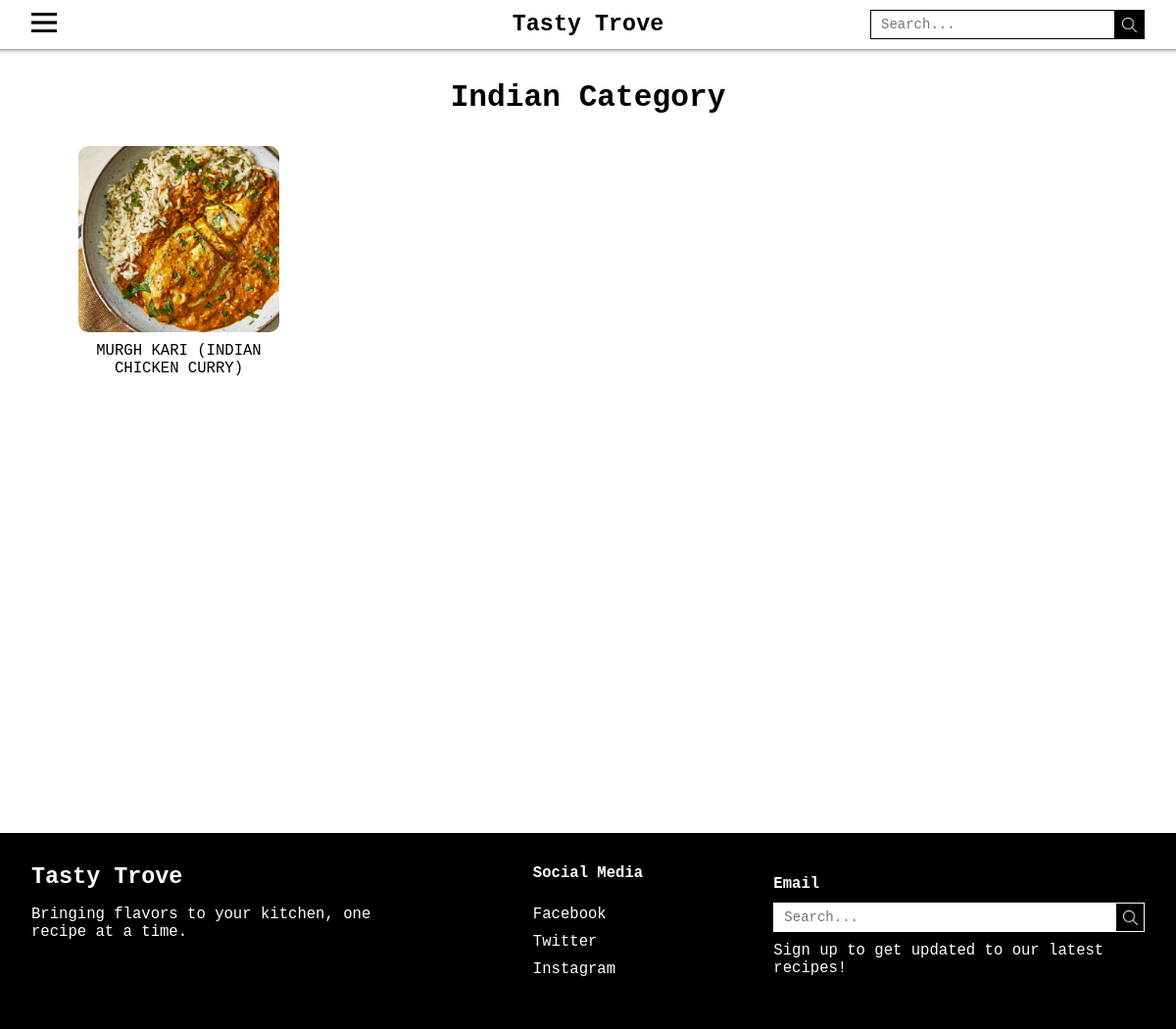
Screenshot of /Category/indian-category.php with the database file from the repository.
### tables this page shows
CREATE TABLE `recipes` (
  `id` int(250) NOT NULL,
  `title` varchar(200) NOT NULL,
  `author` varchar(100) NOT NULL,
  `posted-date` varchar(100) NOT NULL,
  `img` varchar(100) NOT NULL,
  `description` mediumtext NOT NULL,
  `ingredients` mediumtext NOT NULL,
  `instruction` mediumtext NOT NULL,
  `tags` varchar(100) NOT NULL,
  `image-path` varchar(255) NOT NULL
);

### Category/indian-category.php (the view, shortened to what this page needs)
<!DOCTYPE html>
<html>
<head>
  <link href="../style-category.css" rel="stylesheet" type="text/css" />
</head>
<body>
  <header class="main-header" id="main-header-id">
    <div class="wrapper">
      <div class="section">
        <div class="top-navbar">
          <div class="hamburger">
            <a class="hamburger-icon" style="cursor: pointer">
              <img src="../_Pictures/hamburger-menu.png" style="height: 20px">
            </a>
          </div>
        </div>
      </div>
    </div>
    <div class="main-header-title">
      <a href="../index.php" style="text-decoration: none; color: black">
        <h2>Tasty Trove</h2>
      </a>
    </div>
    <div class="main-header-search">
      <form class="search-bar" action="/search">
        <input name="given-search-input" type="text" required="required" placeholder="Search...">
        <a href="../index.php">
          <img src="../_Pictures/search-icon.png" alt="search-icon">
        </a>
      </form>
    </div>
  </header>
  <div class="content">
      <div class="wrapper-content">
    <div class="content-categories-food">
      <div class="content-categories-title">
        <h1>Indian Category</h1>
      </div>
      <div class="content-categories-food-list">
  <?php
    include 'dbconn-category.php';
    $getIds = "SELECT * FROM recipes";
    $result = mysqli_query($conn, $getIds);
    if($result)
    {
      while($row = mysqli_fetch_assoc($result))
      {
        $tags = explode(', ', $row['tags']);
        foreach($tags as $tag)
        {
          if($tag == "Indian")
          {
            echo "
              <div class='categories-food-list-food'>
                <a href='../recipe-information.php?id=" . $row['id'] . "'>
                  <img src='../" . $row['image-path'] . "' alt='food image'>
                </a>
                <div class='categories-food-list-button'>
                  <a href='../recipe-information.php?id=" . $row['id'] . "'>" . $row['title'] . "</a>
                </div>
              </div>
            ";
          }
        }
      }
    }
    else
    {
      echo "Error executing the data: " . mysqli_error($conn);
    }
  ?>
      </div>
    </div>
  </div>
  </div>
<footer class="main-footer">
    <div class="main-footer-container">
      <div class="main-footer-title">
        <h2>Tasty Trove</h2>
        <p>Bringing flavors to your kitchen, one recipe at a time.</p>
      </div>
      <div class="main-footer-links">
        <p><b>Social Media</b></p>
        <div class="social-media">
          <a href="facebook.com" target="_blank">Facebook</a>
          <a href="twitter.com" target="_blank">Twitter</a>
          <a href="instagram.com" target="_blank">Instagram</a>
        </div>
      </div>
      <div class="main-footer-email">
        <p><b>Email</b></p>
        <div class="main-footer-email-search">
          <form class="search-bar" action="/search">
            <input name="given-search-input" type="text" required="required" placeholder="Search...">
            <a href="index.html">
              <img src="../_Pictures/search-icon.png" alt="search-icon">
            </a>
          </form>
        </div>
        <p>Sign up to get updated to our latest recipes!</p>
      </div>
    </div>
  </footer>
</body>
</html>

### style-category.css (style rules this page uses)
* { list-style: none; text-decoration: none; margin: 0; padding: 0; box-sizing: border-box; }
body { margin: 0rem; font-family: monospace; font-size: 120%; }
html, body { height: 100%; margin: 0; }
p { margin: 0rem; }
h1, h2, h3, h4, h5 { margin: 0px; }
.main-header { background: white; width: 100%; height: 50px; display: flex; align-items: center; padding: 0rem 2rem 0rem 2rem; box-shadow: 0px -201px 6px 200px black; }
.wrapper .section { margin-left: 0px; transition: all 0.5s ease; }
.wrapper .section .top-navbar { height: 30px; display: flex; align-items: center; }
.wrapper .section .top-navbar .hamburger a { font-size: 28px; color: #ffffff; }
.wrapper { display: flex; align-items: center; flex: 1 0; }
.main-header-title { display: flex; justify-content: center; align-items: center; flex: 1; }
.main-header-title h2 { margin: 0px; }
.main-header-search { display: flex; justify-content: flex-end; align-items: center; flex: 1; }
.main-header-search form { display: flex; align-items: center; }
.main-header-search form input { display: flex; box-sizing: border-box; flex: 1; border: 1px solid #000000; font-size: 14px; font-family: monospace; width: 250px; height: 30px; padding: 10px; background: #ffffff; }
.main-header-search a { display: flex; align-items: center; background-color: #000000; width: 30px; height: 30px; }
.main-header-search img { width: 15px; height: 15px; margin: 0px 7px 0px 7px; }
.wrapper-content { min-height: 100%; display: flex; flex-direction: column; }
.content { height: 100%; }
.content-categories-title { display: flex; justify-content: center; align-items: center; margin: 2rem; }
.content-categories-food { margin: 0rem 5rem 8rem 5rem; }
.content-categories-food-list { display: grid; justify-content: space-between; align-items: flex-start; grid-template-columns: 205px 205px 205px 205px 205px; text-align: center; row-gap: 50px; }
.categories-food-list-food img { width: 100%; height: 100%; border-radius: 10px; object-fit: cover; object-position: center; }
.categories-food-list-food { width: 100%; height: 190px; }
.categories-food-list-button { margin: 5px 0px; }
.categories-food-list-button a { text-align: center; text-decoration: none; text-transform: uppercase; color: black; border-radius: 5px; cursor: pointer; }
.main-footer { background-color: black; width: 100%; height: 200px; padding: 2rem 2rem 2rem 2rem; margin-top: auto; }
.main-footer-container { display: flex; justify-content: space-evenly; }
.main-footer-container h2, .main-footer-container p { color: white; }
.main-footer-title { display: flex; justify-content: flex-start; flex-direction: column; flex: 1; }
.main-footer-title p { margin-top: 1rem; margin-bottom: 1rem; }
.main-footer-links { display: flex; justify-content: center; align-content: center; flex-direction: column; flex-wrap: wrap; flex: 1; gap: 24px; }
.main-footer-links .social-media { display: flex; justify-content: center; align-content: center; flex-direction: column; }
.main-footer-links .social-media a { text-decoration: none; color: white; margin-bottom: 10px; }
.main-footer-email { display: flex; justify-content: center; align-content: center; flex-direction: column; flex: 1; gap: 10px; }
.main-footer-email-search form { display: flex; align-items: center; margin: 0px; }
.main-footer-email-search form input { display: flex; box-sizing: border-box; flex: 1; border: 1px solid #ffffff; font-size: 14px; font-family: monospace; width: 300px; height: 30px; padding: 10px; background: #ffffff; }
.main-footer-email-search a { display: flex; align-items: center; margin: 0px 0rem 0px 0rem; border: 1px solid white; background-color: #000000; width: 30px; height: 30px; }
.main-footer-email-search img { width: 15px; height: 15px; margin: 0px 7px 0px 7px; }

### rows the page displays
recipes: value (picture), title "MURGH KARI (INDIAN CHICKEN CURRY)"
